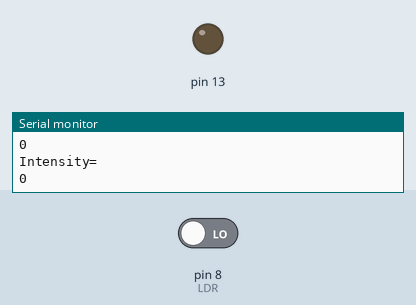
Recording of a sketch running on a simulated Arduino Uno, built with avr-gcc and run on an emulated ATmega328P. Shown: output pins drawn as LEDs (lit = HIGH), the last lines printed to the serial monitor. The inputs (shaded band) are chosen by the test bench; at power-on: pin 8 (LDR) LOW.

Above: at 1.4 s.
1.5 s: pin 8 (LDR) driven HIGH
At 2.6 s:
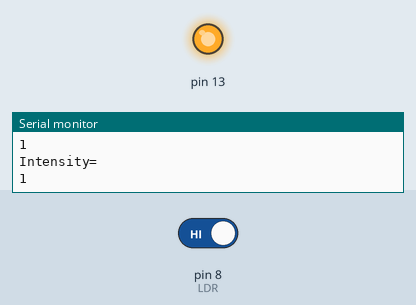
3.3 s: pin 8 (LDR) driven LOW
At 4.0 s:
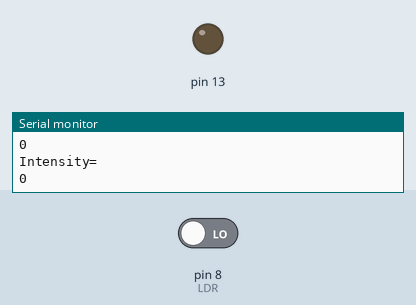
Timing chart, 0 to 6.3 s (numbered marks = the images above; inputs shaded):
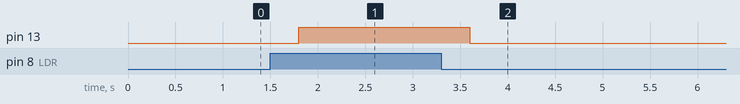

Measured:
- after the input at 1.5 s, pin 13: LOW → HIGH after 0.30 s
- after the input at 3.3 s, pin 13: HIGH → LOW after 0.30 s

The sketch:

Light_detector.ino
```cpp
void setup() {
  pinMode(8,INPUT);
  pinMode(13,OUTPUT);
  Serial.begin(9600); //initialise serial monitor

}

void loop() {
  int temp=digitalRead(8);      //assign value of LDR sensor to a temporary variable
  Serial.println("Intensity="); //print on serial monitor using ""
  Serial.println(temp);         //display output on serial monitor
  delay(300);
  if(temp==HIGH)               //HIGH means,light got blocked
    digitalWrite(13,HIGH);        //if light is not present,LED on
  else
    digitalWrite(13,LOW);         //if light is present,LED off
}
```
